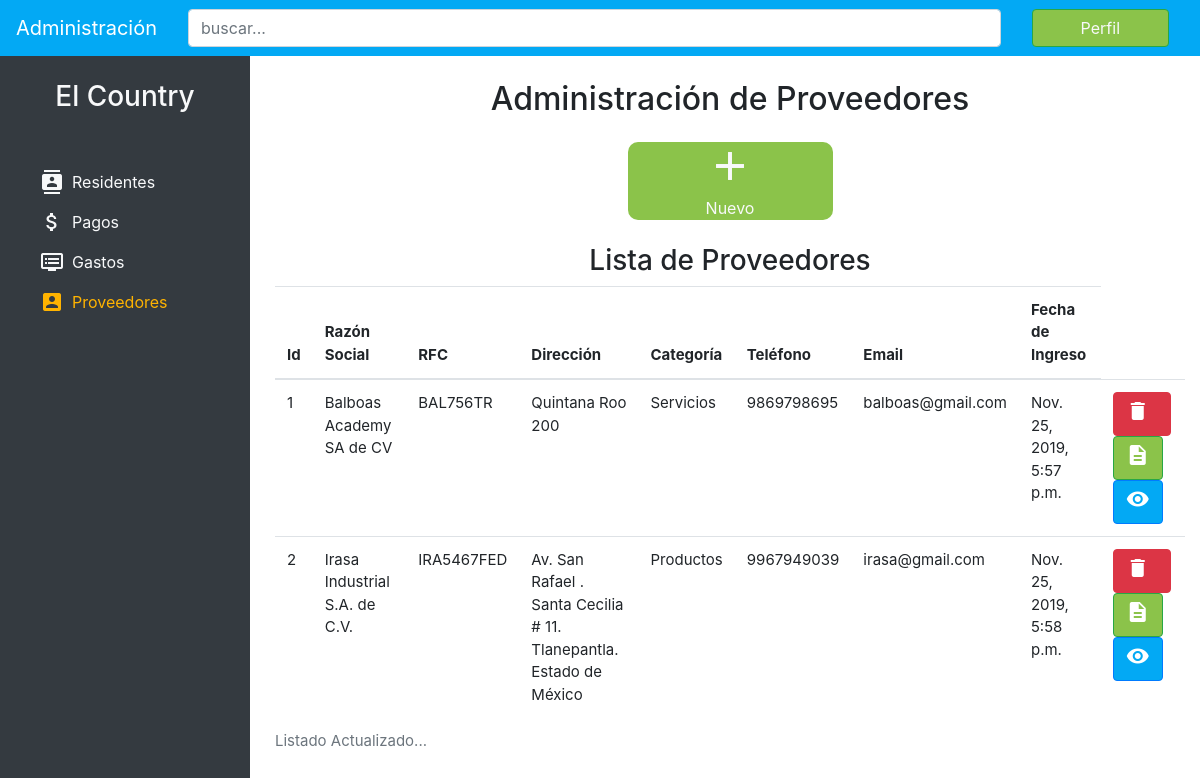
The page /providers/ on the database as committed earlier.
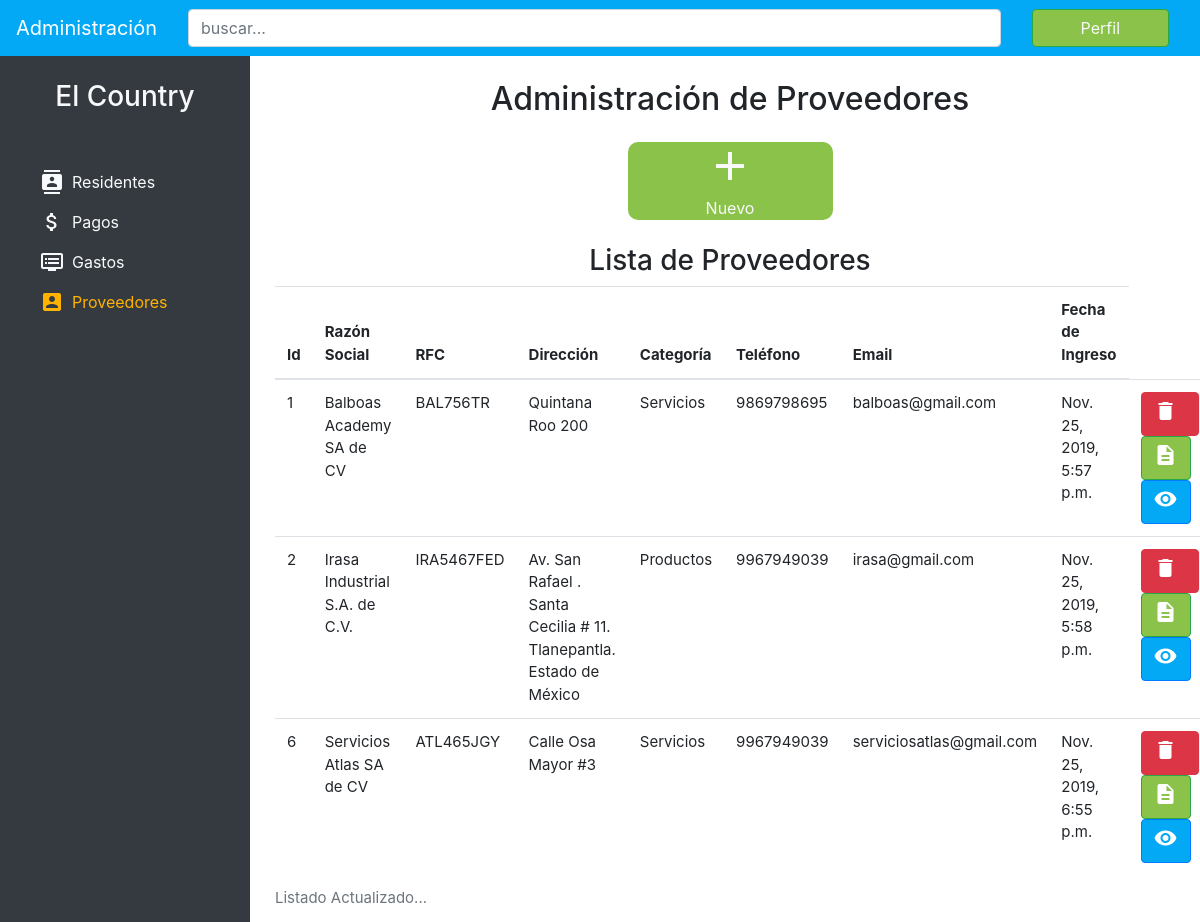
The same page on the database as committed later.
### providers/models.py (models this page shows, shortened)
class Providers(models.Model):
    register_id = models.AutoField(primary_key=True, verbose_name="id de registro")
    description = models.CharField(max_length=200, verbose_name="razón social")
    rfc = models.CharField(max_length=30, verbose_name="Número de RFC")
    address = models.CharField(max_length=200, verbose_name="dirección")
    category = models.CharField(max_length=50, verbose_name="Categoría")
    phone = models.CharField(max_length=50, verbose_name="número telefónico")
    email = models.EmailField(verbose_name="correo electrónico")
    registered = models.DateTimeField(auto_now_add=True, verbose_name="fecha de registro")
    class Meta:
        verbose_name = "Proveedor"
        verbose_name_plural = "Proveedores"
        ordering = ['register_id']

### providers/views.py (the view)
# urls.py: path('', views.providers_list, name='providers'),
def providers_list(request):
    providers_listed = Providers.objects.all()
    context = {
        'providers_listed' : providers_listed,
    }
    return render(request, 'providers/providers.html', context)

### providers/templates/providers/providers.html
{% extends 'resident/base.html' %}{%block title%}Proveedores{% endblock %}{% block content %}
<main class="pt-4">
    <div class="container">
        <h2 class="text-center mb-4">Administración de Proveedores</h2>
        <div class="row text-center panel justify-content-center align-middle">
            <div class="col-lg-3 col-md-6 col-12">
                <div class="boton bg-success d-flex align-items-center justify-content-center">
                    <a href="{% url 'add-provider' %}" class="text-light">
                        <i class="material-icons">add</i>
                        <p class="m-0">Nuevo</p>
                    </a>
                </div>
            </div>
        </div>
        <h3 class="text-center mt-4">Lista de Proveedores</h3>
        <table class="table">
            <caption>Listado Actualizado...</caption>
            <thead>
                <tr>
                    <th scope="col">Id</th>
                    <th scope="col">Razón Social</th>
                    <th scope="col">RFC</th>
                    <th scope="col">Dirección</th>
                    <th scope="col">Categoría</th>
                    <th scope="col">Teléfono</th>
                    <th scope="col">Email</th>
                    <th scope="col">Fecha de Ingreso</th>
                </tr>
            </thead>
            <tbody>
            {% if providers_listed %} {% for provider in providers_listed %}
                <tr>
                    <td>{{ provider.register_id}}</td>
                    <td>{{ provider.description}}</td>
                    <td>{{ provider.rfc}}</td>
                    <td>{{ provider.address}}</td>
                    <td>{{ provider.category}}</td>
                    <td>{{ provider.phone}}</td>
                    <td>{{ provider.email}}</td>
                    <td>{{ provider.registered}}</td>
                    <td>
                        <a href="#" class="btn btn-danger"><i class="material-icons mr-2">delete</i></a>
                        <a href="#" class="btn btn-success"><i class="material-icons">description</i></a>
                        <a href="#" class="btn btn-primary"><i class="material-icons">visibility</i></a>
                    </td>
                </tr>
            {% endfor %}
            {% endif %}
            </tbody>
        </table>
    </div>
</main>
{% endblock %}

Rows that differ between the two databases and show on the page:
added Providers: register_id "6", description "Servicios Atlas SA de CV", rfc "ATL465JGY", address "Calle Osa Mayor #3", category "Servicios", phone "9967949039", email "serviciosatlas@gmail.com", registered "Nov. 25, 2019, 6:55 p.m."
